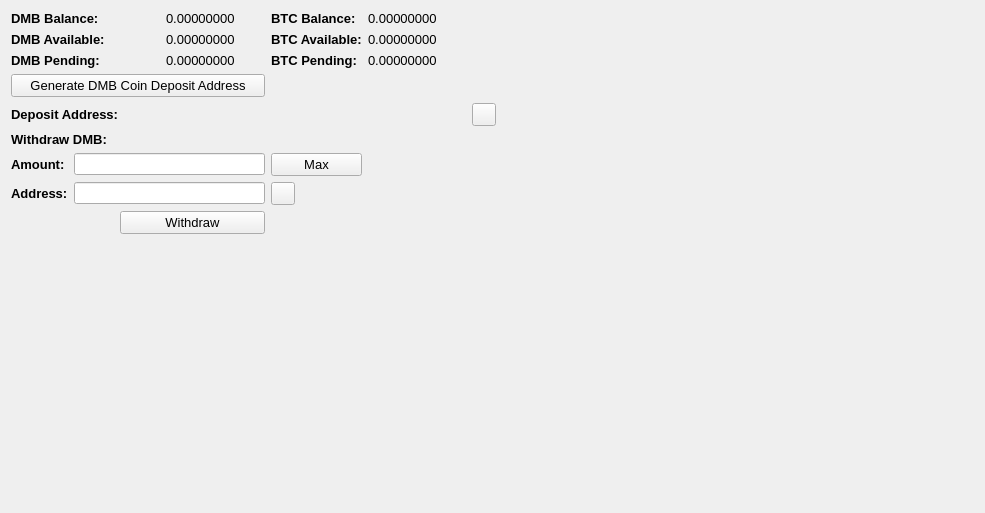
     <widget class="QWidget" name="BalanceTab">
      <attribute name="title">
       <string>Balance</string>
      </attribute>
      <layout class="QGridLayout" name="gridLayout_2">
       <item row="0" column="0" colspan="2">
        <widget class="QLabel" name="label_11">
         <property name="font">
          <font>
           <pointsize>10</pointsize>
           <weight>75</weight>
           <bold>true</bold>
          </font>
         </property>
         <property name="text">
          <string>DMB Balance:</string>
         </property>
        </widget>
       </item>
       <item row="0" column="3">
        <widget class="QLabel" name="DMBBalanceLabel">
         <property name="font">
          <font>
           <pointsize>10</pointsize>
          </font>
         </property>
         <property name="text">
          <string>0.00000000</string>
         </property>
         <property name="textInteractionFlags">
          <set>Qt::LinksAccessibleByMouse|Qt::TextSelectableByMouse</set>
         </property>
        </widget>
       </item>
       <item row="0" column="4">
        <widget class="QLabel" name="label_12">
         <property name="font">
          <font>
           <pointsize>10</pointsize>
           <weight>75</weight>
           <bold>true</bold>
          </font>
         </property>
         <property name="text">
          <string>BTC Balance:</string>
         </property>
        </widget>
       </item>
       <item row="0" column="5">
        <widget class="QLabel" name="BitcoinBalanceLabel">
         <property name="font">
          <font>
           <pointsize>10</pointsize>
          </font>
         </property>
         <property name="text">
          <string>0.00000000</string>
         </property>
         <property name="textInteractionFlags">
          <set>Qt::LinksAccessibleByMouse|Qt::TextSelectableByMouse</set>
         </property>
        </widget>
       </item>
       <item row="0" column="7" rowspan="10">
        <spacer name="horizontalSpacer_4">
         <property name="orientation">
          <enum>Qt::Horizontal</enum>
         </property>
         <property name="sizeHint" stdset="0">
          <size>
           <width>478</width>
           <height>488</height>
          </size>
         </property>
        </spacer>
       </item>
       <item row="1" column="0" colspan="2">
        <widget class="QLabel" name="label_13">
         <property name="font">
          <font>
           <pointsize>10</pointsize>
           <weight>75</weight>
           <bold>true</bold>
          </font>
         </property>
         <property name="text">
          <string>DMB Available:</string>
         </property>
        </widget>
       </item>
       <item row="1" column="3">
        <widget class="QLabel" name="DMBAvailableLabel_2">
         <property name="font">
          <font>
           <pointsize>10</pointsize>
          </font>
         </property>
         <property name="text">
          <string>0.00000000</string>
         </property>
         <property name="textInteractionFlags">
          <set>Qt::LinksAccessibleByMouse|Qt::TextSelectableByMouse</set>
         </property>
        </widget>
       </item>
       <item row="1" column="4">
        <widget class="QLabel" name="label_15">
         <property name="font">
          <font>
           <pointsize>10</pointsize>
           <weight>75</weight>
           <bold>true</bold>
          </font>
         </property>
         <property name="text">
          <string>BTC Available:</string>
         </property>
        </widget>
       </item>
       <item row="1" column="5">
        <widget class="QLabel" name="BitcoinAvailableLabel">
         <property name="font">
          <font>
           <pointsize>10</pointsize>
          </font>
         </property>
         <property name="text">
          <string>0.00000000</string>
         </property>
         <property name="textInteractionFlags">
          <set>Qt::LinksAccessibleByMouse|Qt::TextSelectableByMouse</set>
         </property>
        </widget>
       </item>
       <item row="2" column="0" colspan="2">
        <widget class="QLabel" name="label_14">
         <property name="font">
          <font>
           <pointsize>10</pointsize>
           <weight>75</weight>
           <bold>true</bold>
          </font>
         </property>
         <property name="text">
          <string>DMB Pending:</string>
         </property>
        </widget>
       </item>
       <item row="2" column="3">
        <widget class="QLabel" name="DMBPendingLabel">
         <property name="font">
          <font>
           <pointsize>10</pointsize>
          </font>
         </property>
         <property name="text">
          <string>0.00000000</string>
         </property>
         <property name="textInteractionFlags">
          <set>Qt::LinksAccessibleByMouse|Qt::TextSelectableByMouse</set>
         </property>
        </widget>
       </item>
       <item row="2" column="4">
        <widget class="QLabel" name="label_31">
         <property name="font">
          <font>
           <pointsize>10</pointsize>
           <weight>75</weight>
           <bold>true</bold>
          </font>
         </property>
         <property name="text">
          <string>BTC Pending:</string>
         </property>
        </widget>
       </item>
       <item row="2" column="5">
        <widget class="QLabel" name="BitcoinPendingLabel">
         <property name="font">
          <font>
           <pointsize>10</pointsize>
          </font>
         </property>
         <property name="text">
          <string>0.00000000</string>
         </property>
         <property name="textInteractionFlags">
          <set>Qt::LinksAccessibleByMouse|Qt::TextSelectableByMouse</set>
         </property>
        </widget>
       </item>
       <item row="3" column="0" colspan="4">
        <widget class="QPushButton" name="GenDepositBTN">
         <property name="font">
          <font>
           <pointsize>10</pointsize>
          </font>
         </property>
         <property name="text">
          <string>Generate DMB Coin Deposit Address</string>
         </property>
        </widget>
       </item>
       <item row="4" column="0" colspan="3">
        <widget class="QLabel" name="label_33">
         <property name="font">
          <font>
           <pointsize>10</pointsize>
           <weight>75</weight>
           <bold>true</bold>
          </font>
         </property>
         <property name="text">
          <string>Deposit Address:</string>
         </property>
        </widget>
       </item>
       <item row="4" column="3" colspan="3">
        <widget class="QLabel" name="DepositAddressLabel">
         <property name="minimumSize">
          <size>
           <width>300</width>
           <height>0</height>
          </size>
         </property>
         <property name="palette">
          <palette>
           <active>
            <colorrole role="WindowText">
             <brush brushstyle="SolidPattern">
              <color alpha="255">
               <red>0</red>
               <green>0</green>
               <blue>0</blue>
              </color>
             </brush>
            </colorrole>
            <colorrole role="Text">
             <brush brushstyle="SolidPattern">
              <color alpha="255">
               <red>0</red>
               <green>0</green>
               <blue>255</blue>
              </color>
             </brush>
            </colorrole>
           </active>
           <inactive>
            <colorrole role="WindowText">
             <brush brushstyle="SolidPattern">
              <color alpha="255">
               <red>0</red>
               <green>0</green>
               <blue>0</blue>
              </color>
             </brush>
            </colorrole>
            <colorrole role="Text">
             <brush brushstyle="SolidPattern">
              <color alpha="255">
               <red>0</red>
               <green>0</green>
               <blue>255</blue>
              </color>
             </brush>
            </colorrole>
           </inactive>
           <disabled>
            <colorrole role="WindowText">
             <brush brushstyle="SolidPattern">
              <color alpha="255">
               <red>120</red>
               <green>120</green>
               <blue>120</blue>
              </color>
             </brush>
            </colorrole>
            <colorrole role="Text">
             <brush brushstyle="SolidPattern">
              <color alpha="255">
               <red>120</red>
               <green>120</green>
               <blue>120</blue>
              </color>
             </brush>
            </colorrole>
           </disabled>
          </palette>
         </property>
         <property name="font">
          <font>
           <pointsize>10</pointsize>
           <weight>75</weight>
           <bold>true</bold>
          </font>
         </property>
         <property name="text">
          <string/>
         </property>
         <property name="alignment">
          <set>Qt::AlignRight|Qt::AlignTrailing|Qt::AlignVCenter</set>
         </property>
         <property name="textInteractionFlags">
          <set>Qt::LinksAccessibleByMouse|Qt::TextSelectableByKeyboard|Qt::TextSelectableByMouse</set>
         </property>
        </widget>
       </item>
       <item row="4" column="6">
        <widget class="QToolButton" name="DepositCopyButton">
         <property name="toolTip">
          <string>Copy to clipboard</string>
         </property>
         <property name="text">
          <string/>
         </property>
         <property name="icon">
          <iconset resource="../bitcoin.qrc">
           <normaloff>:/icons/editcopy</normaloff>:/icons/editcopy</iconset>
         </property>
         <property name="shortcut">
          <string>Alt+P</string>
         </property>
        </widget>
       </item>
       <item row="5" column="0" colspan="2">
        <widget class="QLabel" name="label_34">
         <property name="font">
          <font>
           <pointsize>10</pointsize>
           <weight>75</weight>
           <bold>true</bold>
          </font>
         </property>
         <property name="text">
          <string>Withdraw DMB:</string>
         </property>
        </widget>
       </item>
       <item row="6" column="0">
        <widget class="QLabel" name="label_26">
         <property name="font">
          <font>
           <pointsize>10</pointsize>
           <weight>75</weight>
           <bold>true</bold>
          </font>
         </property>
         <property name="text">
          <string>Amount:</string>
         </property>
        </widget>
       </item>
       <item row="6" column="1" colspan="3">
        <widget class="QLineEdit" name="WithdrawUnitsInput">
         <property name="font">
          <font>
           <pointsize>9</pointsize>
           <weight>75</weight>
           <bold>true</bold>
          </font>
         </property>
         <property name="text">
          <string/>
         </property>
        </widget>
       </item>
       <item row="6" column="4">
        <widget class="QPushButton" name="Withdraw_Max_Amount">
         <property name="font">
          <font>
           <pointsize>10</pointsize>
          </font>
         </property>
         <property name="text">
          <string>Max</string>
         </property>
        </widget>
       </item>
       <item row="7" column="0">
        <widget class="QLabel" name="label_10">
         <property name="font">
          <font>
           <pointsize>10</pointsize>
           <weight>75</weight>
           <bold>true</bold>
          </font>
         </property>
         <property name="text">
          <string>Address:</string>
         </property>
        </widget>
       </item>
       <item row="7" column="1" colspan="3">
        <widget class="QLineEdit" name="WithdrawAddress">
         <property name="font">
          <font>
           <pointsize>9</pointsize>
           <weight>75</weight>
           <bold>true</bold>
          </font>
         </property>
        </widget>
       </item>
       <item row="7" column="4">
        <widget class="QToolButton" name="WithdrawPasteButton">
         <property name="toolTip">
          <string>Paste from clipboard</string>
         </property>
         <property name="text">
          <string/>
         </property>
         <property name="icon">
          <iconset resource="../bitcoin.qrc">
           <normaloff>:/icons/editpaste</normaloff>:/icons/editpaste</iconset>
         </property>
         <property name="shortcut">
          <string>Alt+P</string>
         </property>
        </widget>
       </item>
       <item row="8" column="2" colspan="2">
        <widget class="QPushButton" name="WithdrawUnitsBtn">
         <property name="font">
          <font>
           <pointsize>10</pointsize>
          </font>
         </property>
         <property name="text">
          <string>Withdraw</string>
         </property>
        </widget>
       </item>
       <item row="9" column="0" colspan="6">
        <spacer name="verticalSpacer">
         <property name="orientation">
          <enum>Qt::Vertical</enum>
         </property>
         <property name="sizeHint" stdset="0">
          <size>
           <width>428</width>
           <height>262</height>
          </size>
         </property>
        </spacer>
       </item>
      </layout>
      <zorder>label_31</zorder>
      <zorder>label_15</zorder>
      <zorder>label_12</zorder>
      <zorder>label_14</zorder>
      <zorder>label_13</zorder>
      <zorder>label_11</zorder>
      <zorder>BitcoinBalanceLabel</zorder>
      <zorder>DMBBalanceLabel</zorder>
      <zorder>DMBAvailableLabel_2</zorder>
      <zorder>DMBPendingLabel</zorder>
      <zorder>BitcoinAvailableLabel</zorder>
      <zorder>BitcoinPendingLabel</zorder>
      <zorder>label_33</zorder>
      <zorder>GenDepositBTN</zorder>
      <zorder>DepositAddressLabel</zorder>
      <zorder>Withdraw_Max_Amount</zorder>
      <zorder>label_34</zorder>
      <zorder>WithdrawUnitsInput</zorder>
      <zorder>label_10</zorder>
      <zorder>label_26</zorder>
      <zorder>WithdrawAddress</zorder>
      <zorder>WithdrawUnitsBtn</zorder>
      <zorder>horizontalSpacer_4</zorder>
      <zorder>verticalSpacer</zorder>
      <zorder>WithdrawPasteButton</zorder>
      <zorder>DepositCopyButton</zorder>
     </widget>
